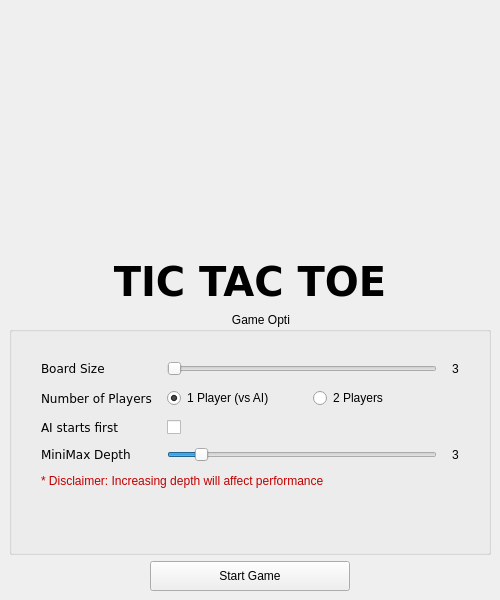
<?xml version="1.0" encoding="UTF-8"?>
<ui version="4.0">
 <class>TitleScreen</class>
 <widget class="QMainWindow" name="TitleScreen">
  <property name="geometry">
   <rect>
    <x>0</x>
    <y>0</y>
    <width>500</width>
    <height>600</height>
   </rect>
  </property>
  <property name="minimumSize">
   <size>
    <width>500</width>
    <height>600</height>
   </size>
  </property>
  <property name="maximumSize">
   <size>
    <width>500</width>
    <height>607</height>
   </size>
  </property>
  <property name="windowTitle">
   <string>Tic Tac Toe</string>
  </property>
  <widget class="QWidget" name="centralwidget">
   <layout class="QVBoxLayout" name="verticalLayout_2">
    <item>
     <layout class="QVBoxLayout" name="verticalLayout">
      <item>
       <layout class="QHBoxLayout" name="horizontalLayout">
        <item>
         <widget class="QLabel" name="Logo">
          <property name="sizePolicy">
           <sizepolicy hsizetype="Fixed" vsizetype="Fixed">
            <horstretch>0</horstretch>
            <verstretch>0</verstretch>
           </sizepolicy>
          </property>
          <property name="maximumSize">
           <size>
            <width>256</width>
            <height>256</height>
           </size>
          </property>
          <property name="text">
           <string/>
          </property>
          <property name="pixmap">
           <pixmap resource="../resources.qrc">:/images/images/icon.png</pixmap>
          </property>
          <property name="scaledContents">
           <bool>true</bool>
          </property>
          <property name="alignment">
           <set>Qt::AlignCenter</set>
          </property>
         </widget>
        </item>
       </layout>
      </item>
      <item>
       <widget class="QLabel" name="label">
        <property name="sizePolicy">
         <sizepolicy hsizetype="Preferred" vsizetype="Maximum">
          <horstretch>0</horstretch>
          <verstretch>0</verstretch>
         </sizepolicy>
        </property>
        <property name="font">
         <font>
          <family>Verdana</family>
          <pointsize>30</pointsize>
          <bold>true</bold>
          <stylestrategy>PreferDefault</stylestrategy>
         </font>
        </property>
        <property name="frameShape">
         <enum>QFrame::NoFrame</enum>
        </property>
        <property name="frameShadow">
         <enum>QFrame::Plain</enum>
        </property>
        <property name="text">
         <string>TIC TAC TOE</string>
        </property>
        <property name="textFormat">
         <enum>Qt::AutoText</enum>
        </property>
        <property name="alignment">
         <set>Qt::AlignCenter</set>
        </property>
        <property name="margin">
         <number>0</number>
        </property>
       </widget>
      </item>
      <item>
       <widget class="QGroupBox" name="groupBox">
        <property name="title">
         <string>                                                                   Game Options</string>
        </property>
        <layout class="QVBoxLayout" name="verticalLayout_3">
         <item>
          <layout class="QFormLayout" name="formLayout">
           <property name="horizontalSpacing">
            <number>15</number>
           </property>
           <property name="verticalSpacing">
            <number>12</number>
           </property>
           <property name="leftMargin">
            <number>20</number>
           </property>
           <property name="topMargin">
            <number>20</number>
           </property>
           <property name="rightMargin">
            <number>20</number>
           </property>
           <property name="bottomMargin">
            <number>20</number>
           </property>
           <item row="0" column="0">
            <widget class="QLabel" name="label_5">
             <property name="font">
              <font>
               <family>Verdana</family>
               <pointsize>9</pointsize>
              </font>
             </property>
             <property name="text">
              <string>Board Size</string>
             </property>
            </widget>
           </item>
           <item row="0" column="1">
            <layout class="QHBoxLayout" name="horizontalLayout_5">
             <property name="spacing">
              <number>15</number>
             </property>
             <item>
              <widget class="QSlider" name="boardSize">
               <property name="minimum">
                <number>3</number>
               </property>
               <property name="maximum">
                <number>10</number>
               </property>
               <property name="orientation">
                <enum>Qt::Horizontal</enum>
               </property>
              </widget>
             </item>
             <item>
              <widget class="QLabel" name="boardSizeValue">
               <property name="text">
                <string>3</string>
               </property>
               <property name="alignment">
                <set>Qt::AlignCenter</set>
               </property>
              </widget>
             </item>
            </layout>
           </item>
           <item row="1" column="0">
            <widget class="QLabel" name="label_2">
             <property name="font">
              <font>
               <family>Verdana</family>
               <pointsize>9</pointsize>
              </font>
             </property>
             <property name="text">
              <string>Number of Players</string>
             </property>
            </widget>
           </item>
           <item row="1" column="1">
            <layout class="QHBoxLayout" name="horizontalLayout_3">
             <item>
              <widget class="QRadioButton" name="onePlayer">
               <property name="text">
                <string>1 Player (vs AI)</string>
               </property>
               <property name="checked">
                <bool>true</bool>
               </property>
              </widget>
             </item>
             <item>
              <widget class="QRadioButton" name="twoPlayers">
               <property name="text">
                <string>2 Players</string>
               </property>
               <property name="checked">
                <bool>false</bool>
               </property>
              </widget>
             </item>
            </layout>
           </item>
           <item row="2" column="0">
            <widget class="QLabel" name="label_3">
             <property name="font">
              <font>
               <family>Verdana</family>
               <pointsize>9</pointsize>
              </font>
             </property>
             <property name="text">
              <string>AI starts first</string>
             </property>
            </widget>
           </item>
           <item row="2" column="1">
            <widget class="QCheckBox" name="AIStarts">
             <property name="enabled">
              <bool>true</bool>
             </property>
             <property name="text">
              <string/>
             </property>
            </widget>
           </item>
           <item row="3" column="0">
            <widget class="QLabel" name="label_4">
             <property name="font">
              <font>
               <family>Verdana</family>
               <pointsize>9</pointsize>
              </font>
             </property>
             <property name="text">
              <string>MiniMax Depth</string>
             </property>
            </widget>
           </item>
           <item row="3" column="1">
            <layout class="QHBoxLayout" name="horizontalLayout_6">
             <property name="spacing">
              <number>15</number>
             </property>
             <item>
              <widget class="QSlider" name="miniMaxDepth">
               <property name="enabled">
                <bool>true</bool>
               </property>
               <property name="minimum">
                <number>1</number>
               </property>
               <property name="maximum">
                <number>20</number>
               </property>
               <property name="value">
                <number>3</number>
               </property>
               <property name="orientation">
                <enum>Qt::Horizontal</enum>
               </property>
              </widget>
             </item>
             <item>
              <widget class="QLabel" name="miniMaxDepthValue">
               <property name="text">
                <string>3</string>
               </property>
               <property name="alignment">
                <set>Qt::AlignCenter</set>
               </property>
              </widget>
             </item>
            </layout>
           </item>
           <item row="4" column="0" colspan="2">
            <widget class="QLabel" name="label_7">
             <property name="text">
              <string>&lt;html&gt;&lt;head/&gt;&lt;body&gt;&lt;p&gt;&lt;span style=&quot; color:#c10000;&quot;&gt;* Disclaimer: Increasing depth will affect performance &lt;/span&gt;&lt;/p&gt;&lt;/body&gt;&lt;/html&gt;</string>
             </property>
            </widget>
           </item>
          </layout>
         </item>
        </layout>
       </widget>
      </item>
      <item>
       <layout class="QHBoxLayout" name="horizontalLayout_2">
        <item>
         <widget class="QPushButton" name="startGame">
          <property name="sizePolicy">
           <sizepolicy hsizetype="Fixed" vsizetype="Fixed">
            <horstretch>0</horstretch>
            <verstretch>0</verstretch>
           </sizepolicy>
          </property>
          <property name="minimumSize">
           <size>
            <width>200</width>
            <height>30</height>
           </size>
          </property>
          <property name="text">
           <string>Start Game</string>
          </property>
         </widget>
        </item>
       </layout>
      </item>
     </layout>
    </item>
   </layout>
  </widget>
 </widget>
 <resources>
  <include location="../resources.qrc"/>
 </resources>
 <connections/>
</ui>
